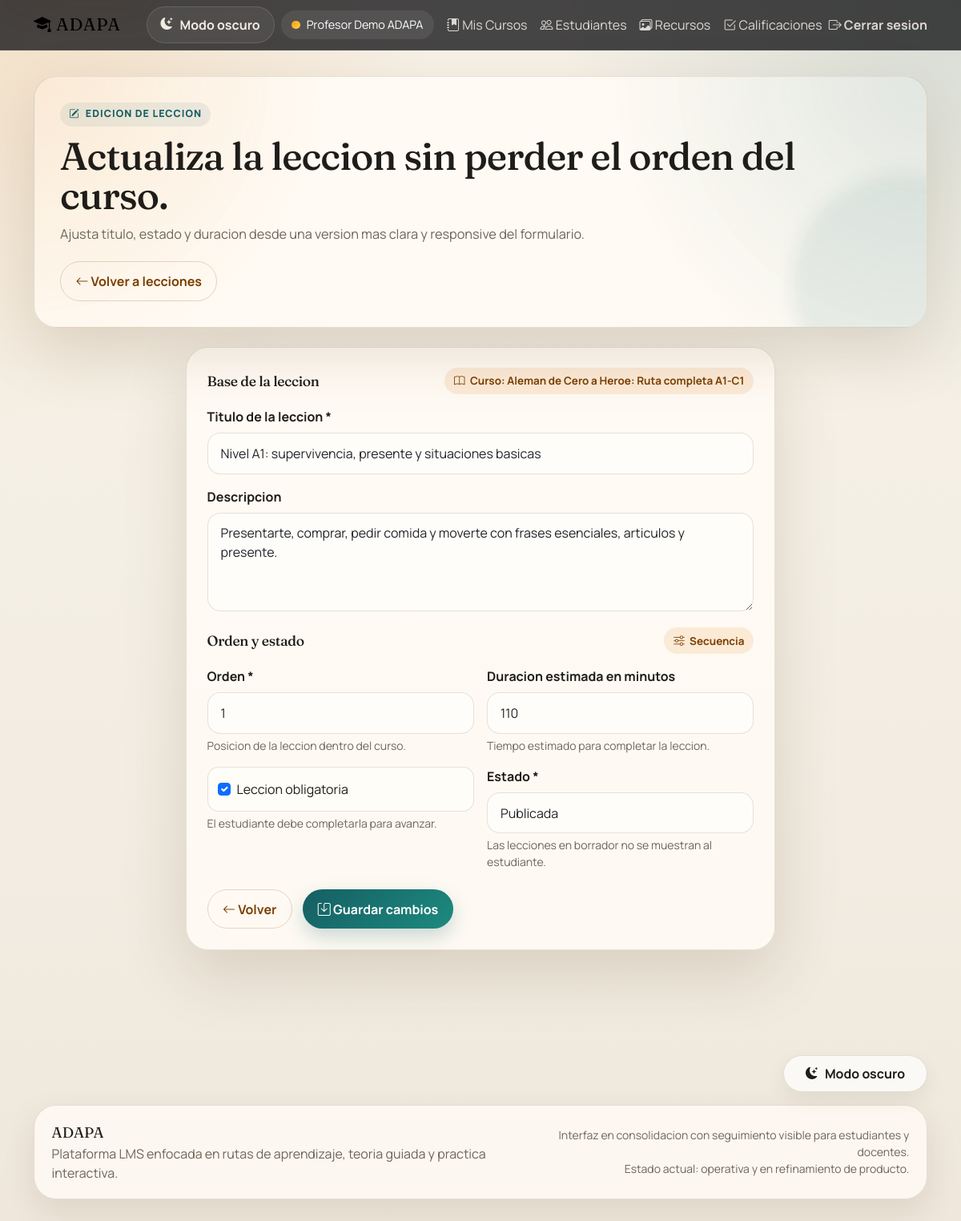
Page /profesor/lecciones/edit/33 (signed in) on the committed database.
### tables this page shows
CREATE TABLE `cursos` (
  `id` int(11) NOT NULL AUTO_INCREMENT,
  `instancia_id` int(11) NOT NULL,
  `plantilla_pensum_id` int(11) DEFAULT NULL,
  `creado_por` int(11) NOT NULL,
  `titulo` varchar(255) NOT NULL,
  `descripcion` text DEFAULT NULL,
  `idioma` enum('ingles','frances','aleman') NOT NULL,
  `idioma_objetivo` varchar(32) DEFAULT NULL,
  `idioma_ensenanza` varchar(32) NOT NULL DEFAULT 'espanol',
  `portada_media_id` int(11) DEFAULT NULL,
  `nivel_cefr_desde` enum('A1','A2','B1','B2','C1','C2') DEFAULT NULL,
  `nivel_cefr_hasta` enum('A1','A2','B1','B2','C1','C2') DEFAULT NULL,
  `nivel_cefr` enum('A1','A2','B1','B2','C1','C2') NOT NULL,
  `modalidad` enum('perpetuo','ciclo') NOT NULL,
  `fecha_inicio` date DEFAULT NULL,
  `fecha_fin` date DEFAULT NULL,
  `duracion_semanas` int(11) DEFAULT NULL,
  `es_publico` tinyint(1) NOT NULL DEFAULT 0,
  `requiere_codigo` tinyint(1) NOT NULL DEFAULT 0,
  `codigo_acceso` varchar(255) DEFAULT NULL,
  `tipo_codigo` enum('unico_curso','por_estudiante','combo_grupo') DEFAULT NULL,
  `inscripcion_abierta` tinyint(1) NOT NULL DEFAULT 1,
  `fecha_cierre_inscripcion` date DEFAULT NULL,
  `max_estudiantes` int(11) NOT NULL DEFAULT 0,
  `estado` enum('preparacion','activo','pausado','finalizado','archivado') NOT NULL DEFAULT 'preparacion',
  `notificar_profesor_completada` tinyint(1) NOT NULL DEFAULT 1,
  `notificar_profesor_atascado` tinyint(1) NOT NULL DEFAULT 1,
  `fecha_creacion` timestamp NOT NULL DEFAULT current_timestamp(),
  `fecha_modificacion` timestamp NOT NULL DEFAULT current_timestamp() ON UPDATE current_timestamp(),
  PRIMARY KEY (`id`),
  KEY `instancia_id` (`instancia_id`),
  KEY `plantilla_pensum_id` (`plantilla_pensum_id`),
  KEY `creado_por` (`creado_por`),
  KEY `estado` (`estado`),
  KEY `idioma_nivel` (`idioma`,`nivel_cefr`),
  KEY `idx_cursos_publicos` (`es_publico`,`estado`),
  KEY `fk_cursos_portada_media` (`portada_media_id`),
  CONSTRAINT `cursos_ibfk_1` FOREIGN KEY (`instancia_id`) REFERENCES `instancias` (`id`),
  CONSTRAINT `cursos_ibfk_2` FOREIGN KEY (`plantilla_pensum_id`) REFERENCES `plantillas_pensum` (`id`),
  CONSTRAINT `cursos_ibfk_3` FOREIGN KEY (`creado_por`) REFERENCES `usuarios` (`id`),
  CONSTRAINT `fk_cursos_portada_media` FOREIGN KEY (`portada_media_id`) REFERENCES `media_recursos` (`id`) ON DELETE SET NULL
);

CREATE TABLE `lecciones` (
  `id` int(11) NOT NULL AUTO_INCREMENT,
  `curso_id` int(11) NOT NULL,
  `titulo` varchar(255) NOT NULL,
  `descripcion` text DEFAULT NULL,
  `orden` int(11) NOT NULL DEFAULT 0,
  `duracion_minutos` int(11) DEFAULT NULL,
  `es_obligatoria` tinyint(1) NOT NULL DEFAULT 1,
  `estado` enum('borrador','publicada','archivada') NOT NULL DEFAULT 'borrador',
  `fecha_creacion` timestamp NOT NULL DEFAULT current_timestamp(),
  `fecha_actualizacion` timestamp NOT NULL DEFAULT current_timestamp() ON UPDATE current_timestamp(),
  PRIMARY KEY (`id`),
  KEY `curso_id` (`curso_id`),
  KEY `idx_lecciones_orden` (`curso_id`,`orden`),
  CONSTRAINT `lecciones_ibfk_1` FOREIGN KEY (`curso_id`) REFERENCES `cursos` (`id`) ON DELETE CASCADE
);

### views/profesor/lecciones/edit.php (the view, shortened to what the rows shown need)
<?php require_once __DIR__ . '/../../partials/header.php'; ?>
<div class="container">
    <section class="page-hero mb-4">
        <span class="eyebrow"><i class="bi bi-pencil-square"></i> Edicion de leccion</span>
        <h1 class="page-title">Actualiza la leccion sin perder el orden del curso.</h1>
        <p class="page-subtitle">
            Ajusta titulo, estado y duracion desde una version mas clara y responsive del formulario.
        </p>
        <div class="hero-actions">
            <a href="<?php echo url('/profesor/cursos/' . $curso->id . '/lecciones'); ?>" class="btn btn-outline-secondary">
                <i class="bi bi-arrow-left"></i> Volver a lecciones
            </a>
        </div>
    </section>
    <div class="row justify-content-center">
        <div class="col-xl-8 col-lg-9">
            <div class="form-shell">
                <div class="card-body">
                    <form method="POST" action="<?php echo url('/profesor/lecciones/edit/' . $leccion->id); ?>">
                        <section class="form-section">
                            <div class="section-title">
                                <h2 class="form-section-title">Base de la leccion</h2>
                                <span class="soft-badge"><i class="bi bi-book"></i> Curso: <?php echo htmlspecialchars($curso->titulo); ?></span>
                            </div>
                            <div class="mb-3">
                                <label for="titulo" class="form-label">Titulo de la leccion *</label>
                                <input type="text" class="form-control" id="titulo" name="titulo" required value="<?php echo htmlspecialchars($leccion->titulo); ?>" placeholder="Ejemplo: Introduccion a los verbos en ingles">
                            </div>
                            <div class="mb-3">
                                <label for="descripcion" class="form-label">Descripcion</label>
                                <textarea class="form-control" id="descripcion" name="descripcion" rows="4" placeholder="Describe brevemente el contenido de esta leccion."><?php echo htmlspecialchars($leccion->descripcion); ?></textarea>
                            </div>
                        </section>
                        <section class="form-section">
                            <div class="section-title">
                                <h2 class="form-section-title">Orden y estado</h2>
                                <span class="soft-badge"><i class="bi bi-sliders"></i> Secuencia</span>
                            </div>
                            <div class="row g-3">
                                <div class="col-md-6">
                                    <label for="orden" class="form-label">Orden *</label>
                                    <input type="number" class="form-control" id="orden" name="orden" value="<?php echo htmlspecialchars($leccion->orden); ?>" min="1" required>
                                    <div class="form-text">Posicion de la leccion dentro del curso.</div>
                                </div>
                                <div class="col-md-6">
                                    <label for="duracion_minutos" class="form-label">Duracion estimada en minutos</label>
                                    <input type="number" class="form-control" id="duracion_minutos" name="duracion_minutos" min="1" value="<?php echo htmlspecialchars($leccion->duracion_minutos); ?>" placeholder="Ejemplo: 45">
                                    <div class="form-text">Tiempo estimado para completar la leccion.</div>
                                </div>
                                <div class="col-md-6">
                                    <div class="form-check">
                                        <input class="form-check-input" type="checkbox" id="es_obligatoria" name="es_obligatoria" value="1" <?php echo $leccion->es_obligatoria ? 'checked' : ''; ?>>
                                        <label class="form-check-label" for="es_obligatoria">Leccion obligatoria</label>
                                    </div>
                                    <div class="form-text">El estudiante debe completarla para avanzar.</div>
                                </div>
                                <div class="col-md-6">
                                    <label for="estado" class="form-label">Estado *</label>
                                    <select class="form-select" id="estado" name="estado" required>
                                        <option value="publicada" <?php echo $leccion->estado == 'publicada' ? 'selected' : ''; ?>>Publicada</option>
                                    </select>
                                    <div class="form-text">Las lecciones en borrador no se muestran al estudiante.</div>
                                </div>
                            </div>
                        </section>
                        <div class="responsive-actions mt-4">
                            <a href="<?php echo url('/profesor/cursos/' . $curso->id . '/lecciones'); ?>" class="btn btn-outline-secondary">
                                <i class="bi bi-arrow-left"></i> Volver
                            </a>
                            <button type="submit" class="btn btn-primary">
                                <i class="bi bi-save"></i> Guardar cambios
                            </button>
                        </div>
                    </form>
                </div>
            </div>
        </div>
    </div>
</div>
<?php require_once __DIR__ . '/../../partials/footer.php'; ?>

### core/Router.php (shortened to what the rows shown need)
<?php
class Router {
    private $routes = [];
    private $basePath;
    public function __construct() {
        $this->basePath = BASE_URL;
    }
    public function add($method, $route, $controller, $action) {
        $this->routes[$method][$route] = ['controller' => $controller, 'action' => $action];
    }
    public function dispatch($uri, $method) {
        $uri = $this->removeBasePath($uri);
        foreach ($this->routes[$method] as $route => $routeInfo) {
            $pattern = preg_replace('/\{[^}]+\}/', '([^/]+)', $route);
            $pattern = '#^' . $pattern . '$#';
            if (preg_match($pattern, $uri, $matches)) {
                array_shift($matches);
                $action = $routeInfo['action'];
                $controllerInstance = new $controllerClass();
                if (method_exists($controllerInstance, $action)) {
                    call_user_func_array([$controllerInstance, $action], $matches);
                } else {
                    http_response_code(404);
                    echo "404 Method Not Found";
                }
                return;
            }
        }
    }
    private function removeBasePath($uri) {
        if (strpos($uri, $this->basePath) === 0) {
            $uri = substr($uri, strlen($this->basePath));
        }
        return $uri;
    }
}

### rows in the picture
cursos: titulo "Aleman de Cero a Heroe: Ruta completa A1-C1"
lecciones: titulo "Nivel A1: supervivencia, presente y situaciones basicas", descripcion "Presentarte, comprar, pedir comida y moverte con frases esenciales, articulos y presente.", orden "1", duracion_minutos "110", es_obligatoria "☑", estado "Publicada"
